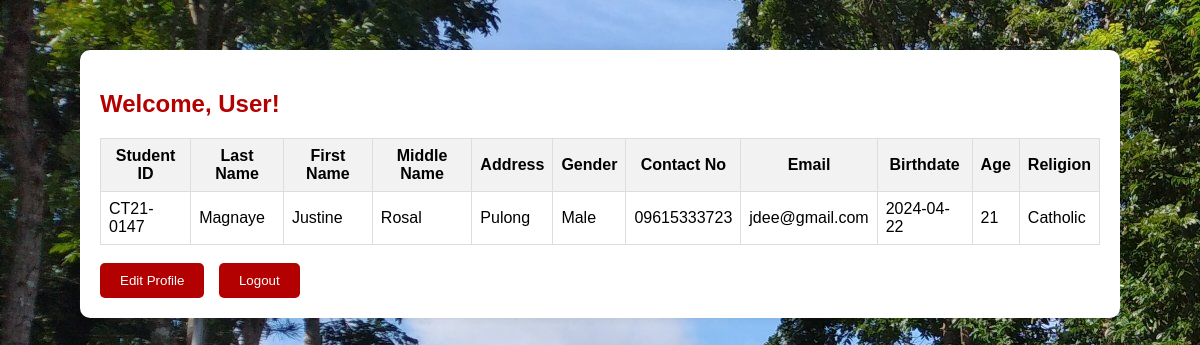
Page /LoginRegister/index.php (signed in) on the committed database.
### tables this page shows
CREATE TABLE `student_information` (
  `id` int(100) NOT NULL,
  `student_id` varchar(200) NOT NULL,
  `last_name` varchar(200) NOT NULL,
  `first_name` varchar(200) NOT NULL,
  `middle_name` varchar(200) NOT NULL,
  `address` varchar(200) NOT NULL,
  `gender` varchar(200) NOT NULL,
  `contact_no` varchar(200) NOT NULL,
  `email` varchar(200) NOT NULL,
  `birthdate` varchar(200) NOT NULL,
  `age` varchar(200) NOT NULL,
  `religion` varchar(200) NOT NULL
);

### LoginRegister/index.php (the view, shortened to what this page needs)
<!DOCTYPE html>
<html lang="en">
<head>
</head>
<body>
<div class="container">
  <h2>Welcome, User!</h2>
  <?php
  $servername = "localhost";
  $username = "root";
  $password = "";
  $database = "firstconnection";
  $conn = new mysqli($servername, $username, $password, $database);
  $emaily = $_SESSION['email'];
  $check_query = "SELECT * FROM student_information WHERE email='$emaily'";
  $run_query = mysqli_query($conn, $check_query);
  if (mysqli_num_rows($run_query) > 0) {
    echo "<table>";
    echo "<tr><th>Student ID</th><th>Last Name</th><th>First Name</th><th>Middle Name</th><th>Address</th><th>Gender</th><th>Contact No</th><th>Email</th><th>Birthdate</th><th>Age</th><th>Religion</th></tr>";
    while($row = mysqli_fetch_array($run_query)) {
      echo "<tr>";
      echo "<td>" . $row['student_id'] . "</td>";
      echo "<td>" . $row['last_name'] . "</td>";
      echo "<td>" . $row['first_name'] . "</td>";
      echo "<td>" . $row['middle_name'] . "</td>";
      echo "<td>" . $row['address'] . "</td>";
      echo "<td>" . $row['gender'] . "</td>";
      echo "<td>" . $row['contact_no'] . "</td>";
      echo "<td>" . $row['email'] . "</td>";
      echo "<td>" . $row['birthdate'] . "</td>";
      echo "<td>" . $row['age'] . "</td>";
      echo "<td>" . $row['religion'] . "</td>";
      echo "</tr>";
    }
    echo "</table>";
  } else {
    echo "No information found.";
  }
  ?><br>
  <button onclick="window.location.href='edit_profile.php'">Edit Profile</button>
  <button onclick="window.location.href='login.php'">Logout</button>
</div>
</body>
</html>

### LoginRegister/index.php (style rules this page uses)
body { font-family: Arial, sans-serif; background-color: #f8f8f8; background-image: url("rc.jpg"); margin: 0; padding: 0; }
.container { max-width: 1000px; margin: 50px auto; padding: 20px; background-color: #fff; border-radius: 10px; box-shadow: 0px 0px 10px 0px rgba(0,0,0,0.1); }
h2 { color: #b30000; }
table { width: 100%; border-collapse: collapse; }
table, th, td { border: 1px solid #ddd; padding: 8px; }
th { background-color: #f2f2f2; }
button { background-color: #b30000; color: #fff; padding: 10px 20px; border: none; border-radius: 5px; cursor: pointer; margin-right: 10px; }

### rows in the picture
student_information: student "CT21-0147", last_name "Magnaye", first_name "Justine", middle_name "Rosal", address "Pulong", gender "Male", contact_no "09615333723", email "jdee@gmail.com", birthdate "2024-04-22", age "21", religion "Catholic"
